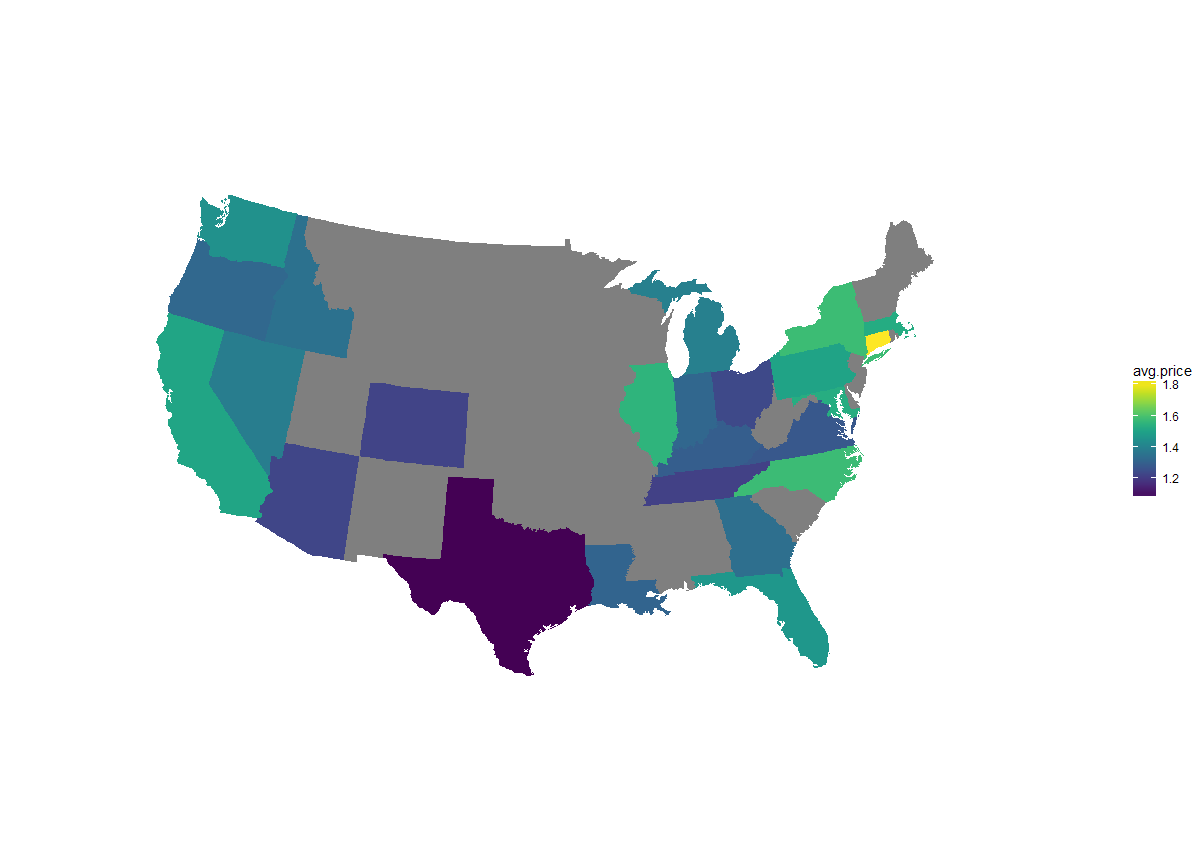

Recreate this plot in R.
library(ggplot2)
library(maps)
library(dplyr)
library(stringr)
library(viridis)

source("string-parsing.R")


#*************************************************************************************
#I want to explore the relationship between avocado prices and location in the US. The 
#first step is to read in the avocado data set and format it the way we want. I am 
#summarizing the data early to hopefully make the next steps faster.
#*************************************************************************************

#read in the dataset as characters, no factors
avocado.df <- read.csv('avocado.csv', stringsAsFactors = FALSE)

#compute average price by region name
avocado.df <- avocado.df %>%
  group_by(region) %>%
  summarise(mean.price = mean(AveragePrice))


#***********************************************************************************
#Particular to this data set, some data points in the region column contain two city 
#names. The workaround is to grab the first word unless the word is a common prefix
#or suffix(e.g. New_*, ft_*, *_City ). Most of paired cities have similar latitudes
#***********************************************************************************

#vectorize cells with two cities and grab the first city from every vectorized cell
avocado.df$region <- sapply(avocado.df$region, strsplit.citiesBySpace)

#check if vector and take first element
firstCity <- function(cellContent) {
  
  if (is.vector(cellContent)) {
    result <- cellContent[1]
  }
  else {
    result <- cellContent
  }
  return(result)
}
avocado.df$region <- sapply(avocado.df$region, firstCity)


#************************************************************************************
#The avocado dataset doesn't have state information, so regions like "Albany" - which 
#could be Albany GA or NY - are ambiguous. I will assume that the "region"
#column in the avocado dataset refers to the largest city with that name, so if there 
#are duplicates in the us.cities data, I will just use the ones with the highest 
#populations.
#************************************************************************************

#get list of US cities
cities.df <- select(us.cities,name, country.etc, pop, long, lat)

#remove state names from end of city names
pattern <- "\\s[A-Z]{1,2}$"
replacement <- ""
cities.df$name <- sapply(cities.df$name, sub, pattern=pattern, replacement=replacement, perl=TRUE)

#remove duplicates with the lowest population (i.e. keep duplicates with highest)
cities.df <- cities.df[order(cities.df$name, -cities.df$pop),] %>%
  distinct(name, .keep_all=TRUE)


#************************************************************************************
#Need to connect regions(cities) in the avocado dataset with their appropriate coord
#One option is the google geocode API, however the ambiguity of some city names will 
#cause problems. An inner join with the prepared df of us cities will remove any 
#regions that aren't cities and will associate any ambiguous city names with the most
#populous city in the US bearing that name.
#************************************************************************************

#get state names
stateNames.df <- data.frame(state.abb, state.name, stringsAsFactors=FALSE)

#clean up colnames
colnames(cities.df) <- c("city", "state", "pop", "long", "lat")
colnames(avocado.df) <- c("city", "avg.price")
colnames(stateNames.df) <- c("state", "state.full")

#join tables
avocado.df <- inner_join(avocado.df, cities.df, by="city")
avocado.df <- right_join(avocado.df, stateNames.df, by="state")

#average state prices
avocado.df <- avocado.df %>%
  group_by(state.full) %>%
  summarise(avg.price = mean(avg.price))

avocado.df$state.full <- tolower(avocado.df$state.full)

#get US map data
states <- map_data("state")

ggplot() +
  geom_map(data=states, map=states, 
          aes(long, lat, map_id=region),
          color="#ffffff", fill="#ffffff") +
  geom_map(data=avocado.df, map=states, 
          aes(fill=avg.price, map_id=state.full)) +
  scale_fill_viridis() +
  coord_map("albers", lat0 = 39, lat1 = 45) +
  theme(axis.title = element_blank(),
        axis.text = element_blank(),
        axis.ticks = element_blank(),
        panel.background = element_blank(),
        plot.margin = margin(0,0,0,0),
        plot.background = element_blank())
